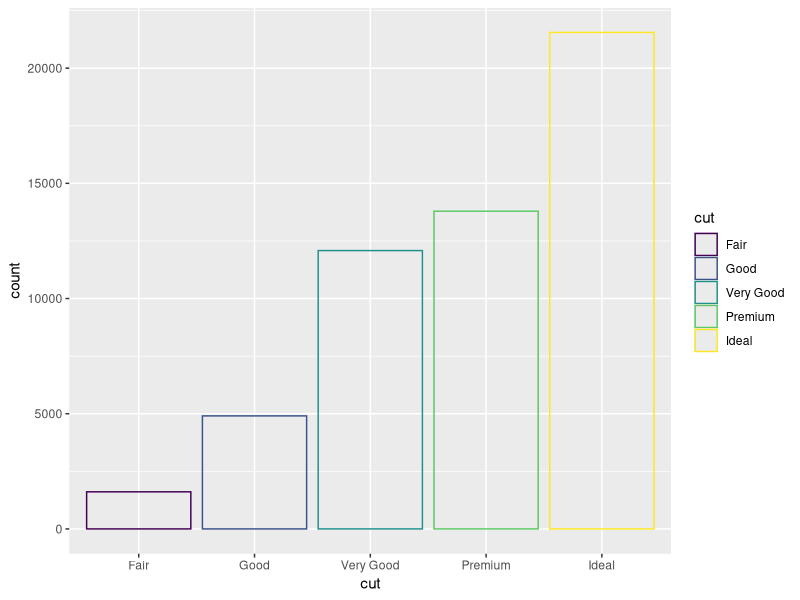

This figure's R source:
#position = "identity" will place each object exactly where it falls in the context of the graph.
library(ggplot2)
ggplot(data = diamonds, mapping = aes(x=cut, color=cut))+
  geom_bar(fill=NA, position = "identity")
